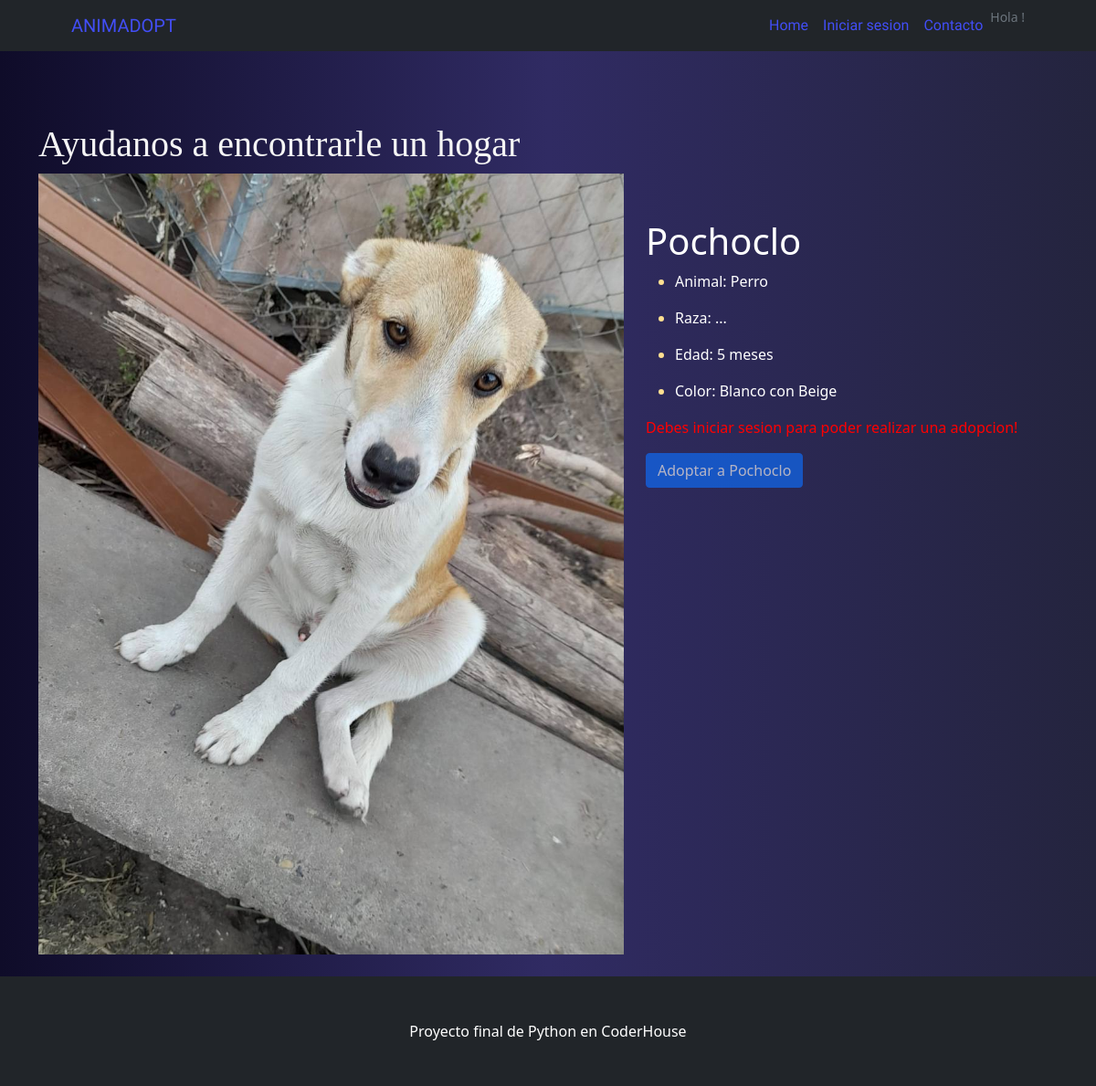
/project/mascota/12, run on the app's committed database.
### blogapp/models.py (models this page shows)
class Mascotas(models.Model):
    nombre = models.CharField(max_length=200)
    animal = models.CharField(max_length=200)
    raza = models.CharField(max_length=100)
    edad = models.CharField(max_length=100)
    color = models.CharField(max_length=200)
    imagen = models.ImageField(upload_to='fotosmascotas', null=True, blank=True)

### blogapp/views.py (the view)
# urls.py: path('mascota/<id>', mostrar_articulo_completo, name="mostrar-mascota"),
def mostrar_articulo_completo(request, id):
    mascotas = Mascotas.objects.get(id=id)
    return render(request, "blogapp/mostrar_articulo_completo.html", {"mascotas": mascotas})

### blogapp/templates/blogapp/mostrar_articulo_completo.html (shortened to what this page needs)
{% extends 'blogapp/base.html' %}
{% block contenido %}
<div class="container">
    <h1 style="color: whitesmoke;" class="fancy"> Ayudanos a encontrarle un hogar </h1>
    <div class="row">
      <div class="col-md-7">
        <a href="#">
          <img style="max-height: 900px;" class="img-fluid" src=" {{mascotas.imagen.url}} " alt="">
        </a>
      </div>
      <div class="col-md-5">
        <h1 style="color: white; margin-top: 50px;">{{mascotas.nombre}}</h1>
        <ul>
            <li style="color: rgb(255, 224, 145);" >
              <p style="color: white;">Animal: {{mascotas.animal}}</p>
            </li>
            <li style="color: rgb(255, 224, 145);" >
                <p style="color: white;">Raza: {{mascotas.raza}}</p>
            </li>
            <li style="color: rgb(255, 224, 145);" >
                <p style="color: white;">Edad: {{mascotas.edad}}</p>
            </li>
            <li style="color: rgb(255, 224, 145);">
                <p style="color: white;">Color: {{mascotas.color}}</p>
            </li>
        </ul>
        {% if request.user.is_authenticated%}
        <a class="btn btn-primary" href="{% url 'adoptar' mascotas.id %}">Adoptar a {{mascotas.nombre}} </a>
        {% else %}
        <p style="color: red">Debes iniciar sesion para poder realizar una adopcion!</p>
        <a class="btn btn-primary disabled" href="#">Adoptar a {{mascotas.nombre}} </a>
        {% endif %}
      </div>
    </div>
</div>
<br>
{% endblock %}

### blogapp/templates/blogapp/base.html (style rules this page uses)
body { background-image: linear-gradient(to right, #0f0c29, #302b63, #24243e); }

### blogapp/templates/blogapp/mostrar_articulo_completo.html (style rules this page uses)
.fancy { font-family: fantasy; margin-top: 7%; }

### data on the page
Mascotas: imagen (picture), nombre "Pochoclo", animal "Perro", raza "...", edad "5 meses", color "Blanco con Beige"
